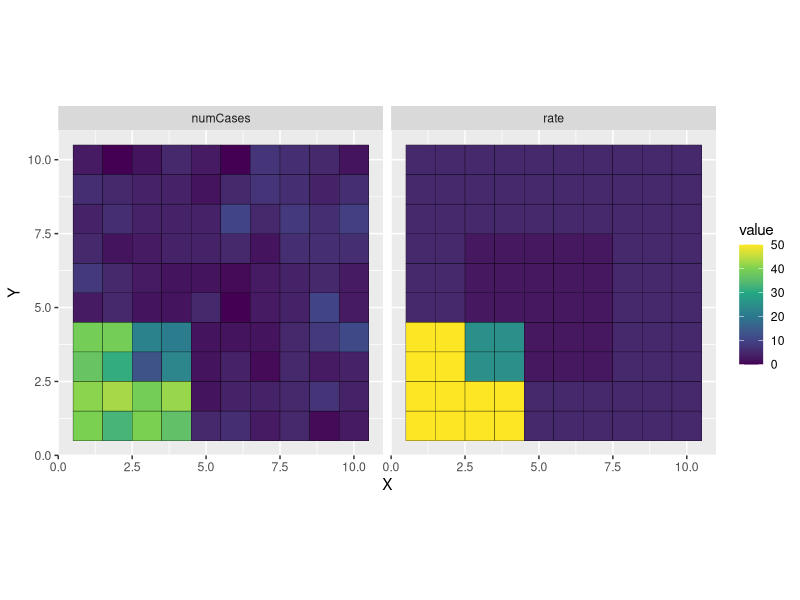
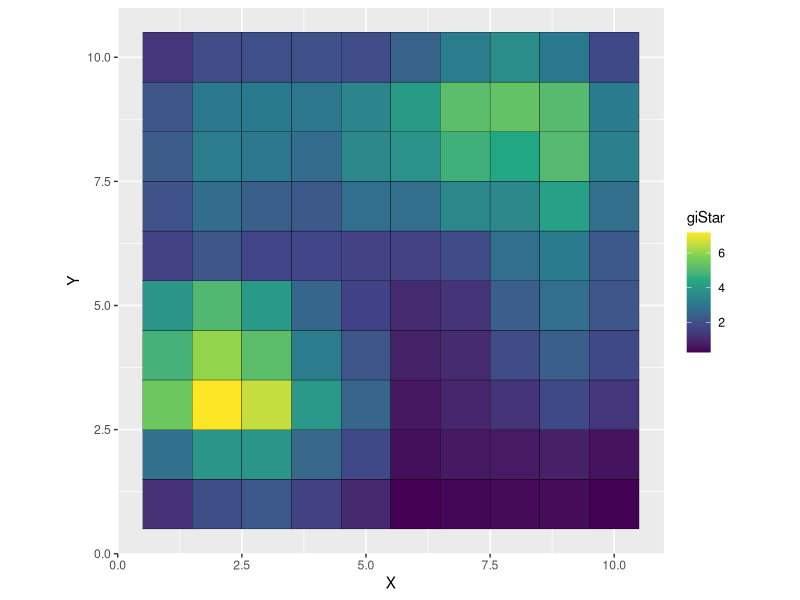
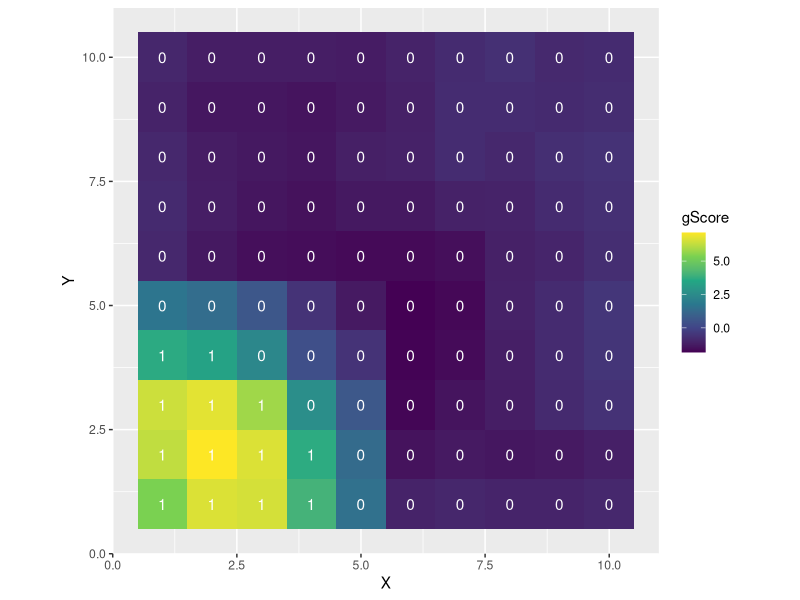

The R source for these figures, in order:
## ---- chunk 1
library(tidyverse)
library(spdep)
## ---- chunk 2
makeSquareGrid <- function(D) {
  

  x_coords <- 1:D
  y_coords <- 1:D

## The expand.grid function creates a data frame
## with all possible combinations of the 
## input elements
  grid_df <- expand.grid(x_coords, y_coords)

## Set the variable names
colnames(grid_df) <- c("X","Y")

## Each cell also gets a unique ID from 1:D^2
grid_df$cellID <- 1:nrow(grid_df)

return(grid_df)
}

## ---- chunk 3
kNearestNeighborsList <- function(df, k) {
  xy <- df %>% 
  select(X,Y)

kNeighbors <- knearneigh(xy, k = k)$nn %>%
  data.frame()

kNeighbors$cellID <- 1:nrow(kNeighbors)

neighborsList <- kNeighbors %>% 
  pivot_longer(cols = !matches("cellID"), names_to = NULL, values_to = "neighborID") %>%
  arrange(cellID, neighborID)

return(neighborsList)
}

overlappingRiskGrid <- function(D, N, alpha = 1, tl = 2.0, center = 2.0) {
  
grid_df <- makeSquareGrid(D)

grid_df$N <- N
  
## This is the background, per-capita rate in each 
## cell of our city
baseline_per_capita <- alpha

## This is the relative risk of the outcome for individuals
## in the top-left qudrant
top_left_rr <- tl

## This is the relative risk of the outcome for 
## individuals living towards the center of the
## simulated city
center_rr <- center

## Here, we initialize a variable for the per-capita rate
## within each cell
grid_df$rate <- 0

## Make the middle risk area 4 x 4 and the top-left area also 4x4

center_low_xy <- round(D/2)-2
center_high_xy <- round(D/2)+2

## This is just filling in the per-capita rates for each cell
## as a function of where they are on the grid (assuming a 10 x 10 grid)
grid_df <- grid_df %>%
    mutate(rate = case_when( between(X,1,4) & between(Y,1,4) ~ baseline_per_capita*top_left_rr,
    .default = baseline_per_capita)) %>%
        mutate(rate = case_when(between(X,center_low_xy,center_high_xy)&between(Y,center_low_xy,center_high_xy) ~ rate*center_rr,
        .default = rate))

## Now we can also draw the number of cases observed in 
## each grid cell
grid_df <- grid_df %>%
  mutate(p_disease = 1-exp(-rate/N))

## Simulate the observed number of cases in each cell
## as a function of the population size (N) and probability of diseaw
grid_df$numCases <- rbinom(nrow(grid_df), grid_df$N, grid_df$p_disease)

return(grid_df)
}


## ---- chunk 4
D <- 10
cityData <- overlappingRiskGrid(D, 100, 5, 10, 0.5)
cityDataLong <- cityData %>% 
  pivot_longer(c(rate, numCases))

g <- ggplot(cityDataLong) + 
    geom_tile(aes(x = X, y = Y, fill = value),colour = "black") + 
  coord_equal() +
  facet_wrap(~ name) +
  scale_fill_viridis_c()

plot(g)

## ---- chunk 5
gridNeighbors <- include.self(cell2nb(D,D, type="queen", torus = FALSE))

nbw <- nb2listw(gridNeighbors, style = "B")

num_loc <- length(nbw$neighbours)

gi_vals <- rep(0, num_loc)
totalCases <- sum(cityData$numCases)
for (i in 1:num_loc) {
  neighborIndices <-nbw$neighbours[[i]]
  numNeighbors <- length(neighborIndices)
  weights <- nbw$weights[[i]]
  gi_vals[[i]] <- sum(neighborIndices*cityData$numCases[neighborIndices]*weights)/totalCases
}

cityData$giStar <- gi_vals

g <- ggplot(cityData) + 
    geom_tile(aes(x = X, y = Y, fill = giStar),colour = "black") + 
  coord_equal() +
  scale_fill_viridis_c()

plot(g)
## ---- chunk 6
gridNeighbors <- include.self(cell2nb(D,D, type="queen", torus = FALSE))
xyc <- attr(gridNeighbors, "region.id")

## Extracts the x,y coords of each cell
xy <- matrix(as.integer(unlist(strsplit(xyc, ":"))), ncol=2, byrow=TRUE) 

xy <- data.frame(x = xy[,1], y = xy[,2])

gridNeighborList <- nb2listw(gridNeighbors, zero.policy=TRUE, style="B")

localGEst <- localG(cityData$numCases, gridNeighborList)

cityData$cluster <- attr(localGEst, "cluster")
cityData$gScore <- as.vector(localGEst) 
cityData$sig <- as.numeric(abs(as.vector(localGEst)) > 3.2)
## ---- chunk 7
g <- ggplot(cityData, aes(x=X,y=Y)) +
    geom_tile(aes(fill = gScore)) +
    geom_text(aes(label = sig), color = "white") + 
    coord_equal() +
    scale_fill_viridis_c()

plot(g)
